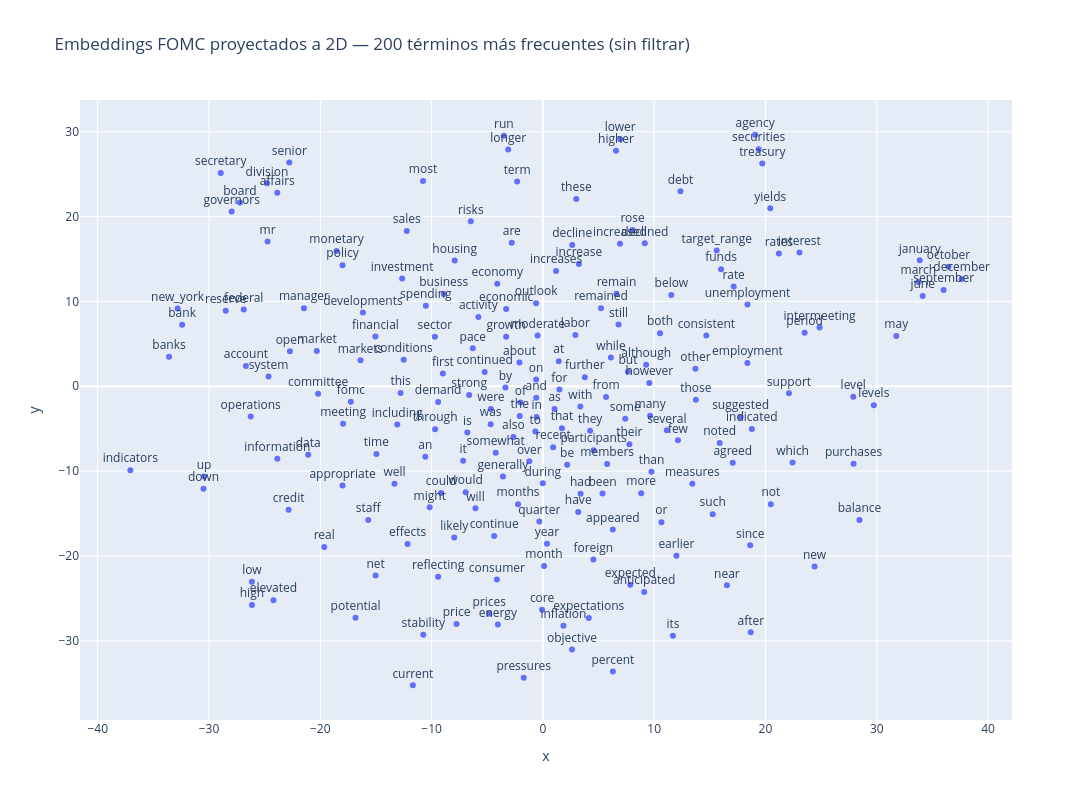

Source (notebook cell):
### Markdown cell above
Gráfico A (sin filtrar)

### Code cell
from sklearn.manifold import TSNE
import numpy as np
import plotly.express as px

MAX_WORDS = 200

# Tomamos las MAX_WORDS más frecuentes del vocabulario
palabras = w2v.wv.index_to_key[:MAX_WORDS]
vectores = np.array([w2v.wv[w] for w in palabras])

print(f"Palabras a graficar: {len(palabras)}")
print(f"Dimensión original: {vectores.shape}")

# Proyección a 2D con t-SNE
tsne = TSNE(n_components=2, random_state=42, perplexity=20, init='pca')
coords = tsne.fit_transform(vectores)

print(f"Dimensión proyectada: {coords.shape}")

# Gráfico interactivo
fig = px.scatter(
    x=coords[:, 0], y=coords[:, 1], text=palabras,
    title=f"Embeddings FOMC proyectados a 2D — {MAX_WORDS} términos más frecuentes (sin filtrar)"
)
fig.update_traces(textposition='top center', marker=dict(size=6))
fig.update_layout(height=800, width=1100)
fig.show()

### Figure 1 — Plotly figure (JSON) as saved in the notebook; plotly's stock layout.template omitted (floating-point values rounded to 4 significant figures; data arrays with more than 128 entries replaced by an {"elided": "..."} marker saying what was removed)
{"data": [{"hovertemplate": "x=%{x}<br>y=%{y}<br>text=%{text}<extra></extra>", "legendgroup": "", "marker": {"color": "#636efa", "size": 6, "symbol": "circle"}, "mode": "markers+text", "name": "", "orientation": "v", "showlegend": false, "text": {"elided": "200 str values"}, "textposition": "top center", "type": "scatter", "x": {"elided": "200 float values"}, "xaxis": "x", "y": {"elided": "200 float values"}, "yaxis": "y"}], "layout": {"height": 800, "legend": {"tracegroupgap": 0}, "title": {"text": "Embeddings FOMC proyectados a 2D — 200 términos más frecuentes (sin filtrar)"}, "width": 1100, "xaxis": {"anchor": "y", "domain": [0, 1], "title": {"text": "x"}}, "yaxis": {"anchor": "x", "domain": [0, 1], "title": {"text": "y"}}}}
